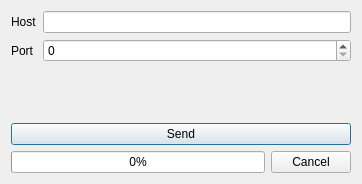
<?xml version="1.0" encoding="UTF-8"?>
<ui version="4.0">
 <class>TcpSender</class>
 <widget class="QDialog" name="TcpSender">
  <property name="geometry">
   <rect>
    <x>0</x>
    <y>0</y>
    <width>362</width>
    <height>184</height>
   </rect>
  </property>
  <property name="windowTitle">
   <string>Dialog</string>
  </property>
  <layout class="QVBoxLayout" name="verticalLayout">
   <item>
    <layout class="QFormLayout" name="formLayout">
     <item row="0" column="0">
      <widget class="QLabel" name="label">
       <property name="text">
        <string>Host</string>
       </property>
       <property name="buddy">
        <cstring>le_host</cstring>
       </property>
      </widget>
     </item>
     <item row="0" column="1">
      <widget class="QLineEdit" name="le_host"/>
     </item>
     <item row="1" column="0">
      <widget class="QLabel" name="label_2">
       <property name="text">
        <string>Port</string>
       </property>
       <property name="buddy">
        <cstring>sb_port</cstring>
       </property>
      </widget>
     </item>
     <item row="1" column="1">
      <widget class="QSpinBox" name="sb_port">
       <property name="maximum">
        <number>65535</number>
       </property>
      </widget>
     </item>
    </layout>
   </item>
   <item>
    <widget class="QPushButton" name="pb_send">
     <property name="text">
      <string>Send</string>
     </property>
    </widget>
   </item>
   <item>
    <layout class="QHBoxLayout" name="horizontalLayout">
     <item>
      <widget class="QProgressBar" name="pg_sent">
       <property name="value">
        <number>0</number>
       </property>
      </widget>
     </item>
     <item>
      <widget class="QPushButton" name="pb_cancel">
       <property name="text">
        <string>Cancel</string>
       </property>
      </widget>
     </item>
    </layout>
   </item>
  </layout>
 </widget>
 <tabstops>
  <tabstop>le_host</tabstop>
  <tabstop>sb_port</tabstop>
 </tabstops>
 <resources/>
 <connections/>
</ui>
